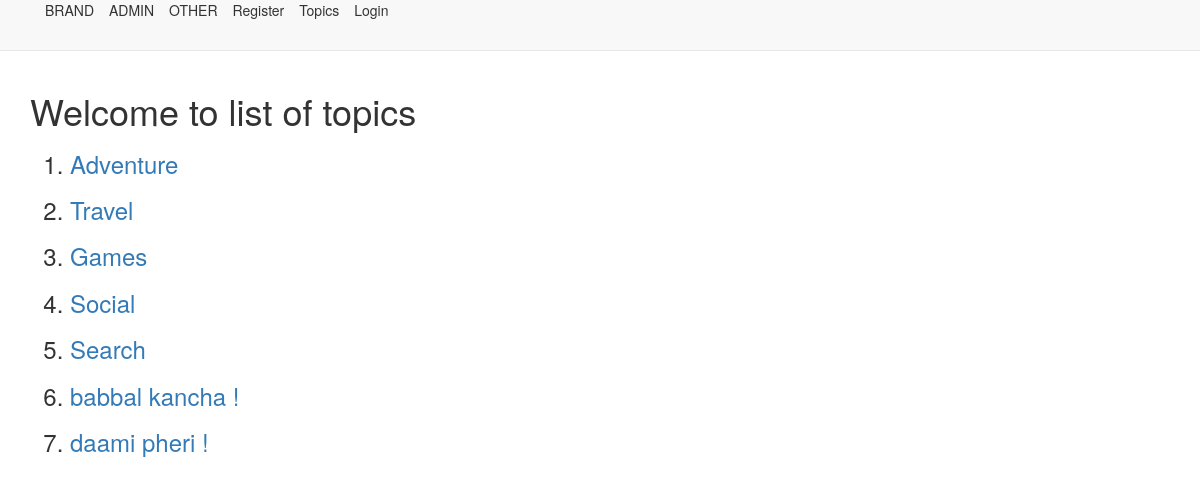
Page /first_app/list/ on the earlier database version.
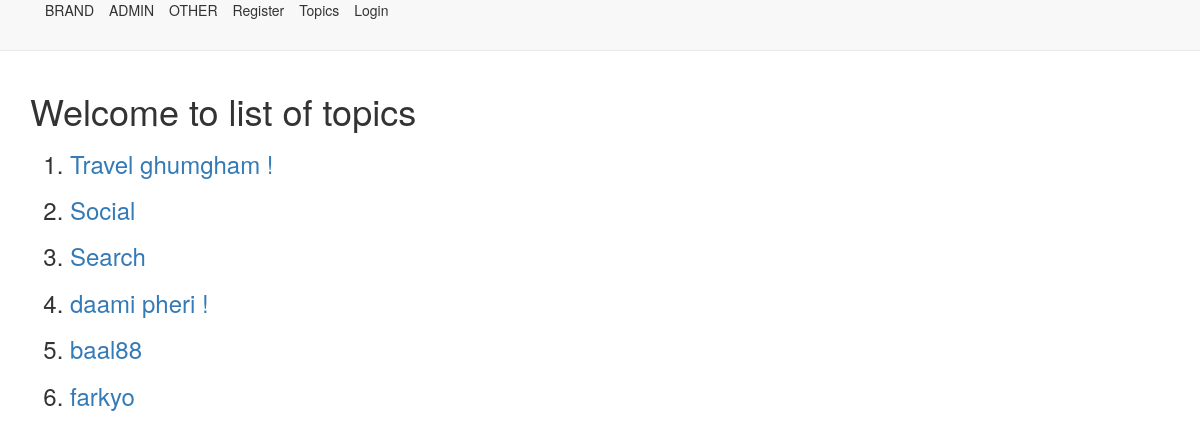
Same page on the later database version.
### first_app/models.py (models this page shows, shortened)
class Topic(models.Model):
    top_name = models.CharField(max_length=264,unique=True)

### first_app/views.py (the view)
class TopicListView(ListView):
    context_object_name = 'topics'
    model = models.Topic

### first_app/templates/first_app/topic_list.html
<!DOCTYPE html>
{% extends "first_app/first_app_base.html" %}
{% block body_block %}
    <h1>Welcome to list of topics</h1>
    <ol>
        {% for topic in topics %}
            <h3><li> <a href="{{topic.id}}"> {{topic.top_name}} </a> </li></h3>
        {% endfor %}
    </ol>
{% endblock %}

Differences in the rows shown:
removed Topic: top_name "Adventure"
removed Topic: top_name "Games"
removed Topic: top_name "babbal kancha !"
changed Topic: top_name "Travel" → "Travel ghumgham !"
added Topic: top_name "baal88"
added Topic: top_name "farkyo"
